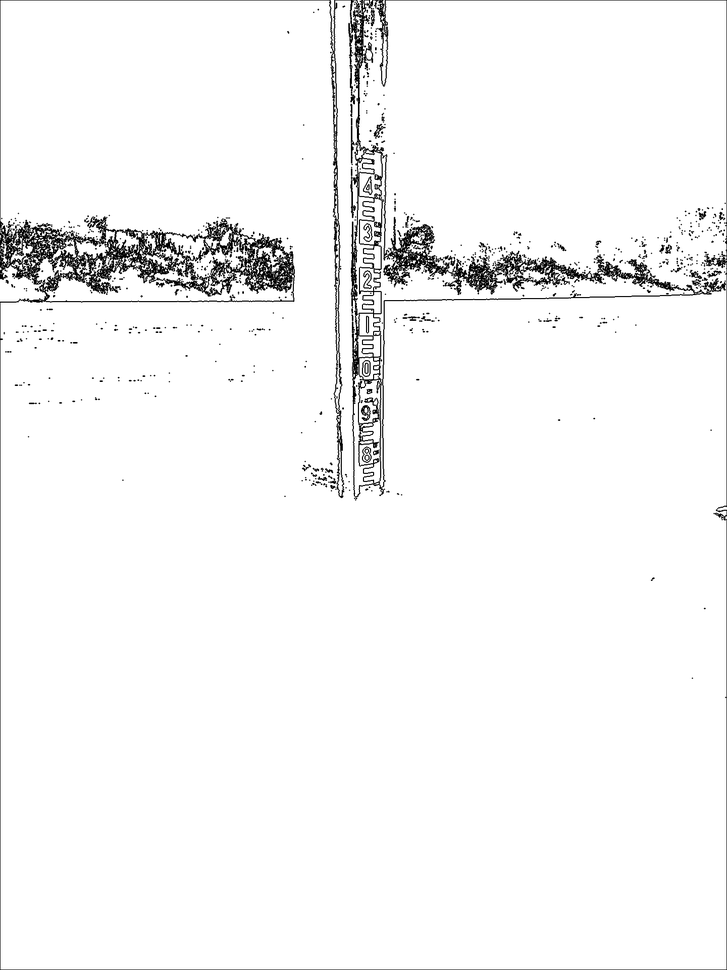
#> input picture edgeDetect/IMG_3291.PNG, 727 x 970 px, shrunk from 1440 x 1920 before the run
$ python harris.py
#> lines starting #> are read from the running program, lines starting #| are printed output that depends on the picture; after the words box and inside, x2 and y2 are one past the last pixel; in counts of white or black regions, pixels touching at a corner belong together
import cv2
import numpy as np

filename = 'IMG_3291.PNG'
img = cv2.imread(filename)
#> img is the input picture: shape (970, 727, 3); min 0, max 255, mean 246.2
gray = cv2.cvtColor(img,cv2.COLOR_BGR2GRAY)

gray = np.float32(gray)
dst = cv2.cornerHarris(gray, 2, 3, 0.05)
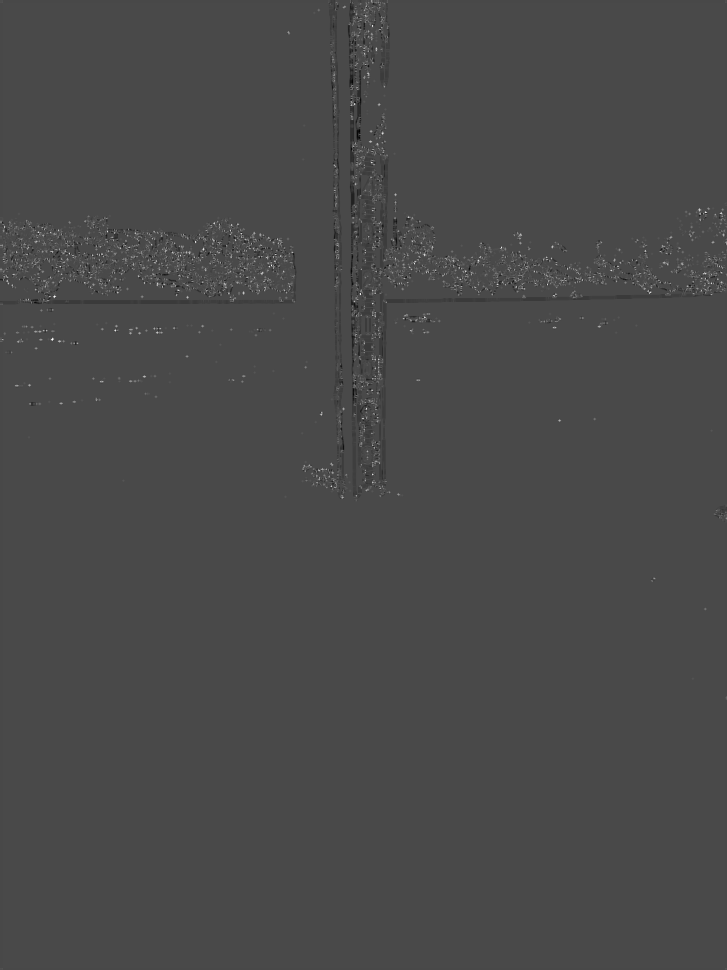
#> dst: shape (970, 727) float32; min -172257744, max 427968704, mean 637175.1; drawn with min black and max white

#result is dilated for marking the corners, not important
dst = cv2.dilate(dst,None)

# Threshold for an optimal value, it may vary depending on the image.
img[dst>0.1*dst.max()]=[0,0,255]
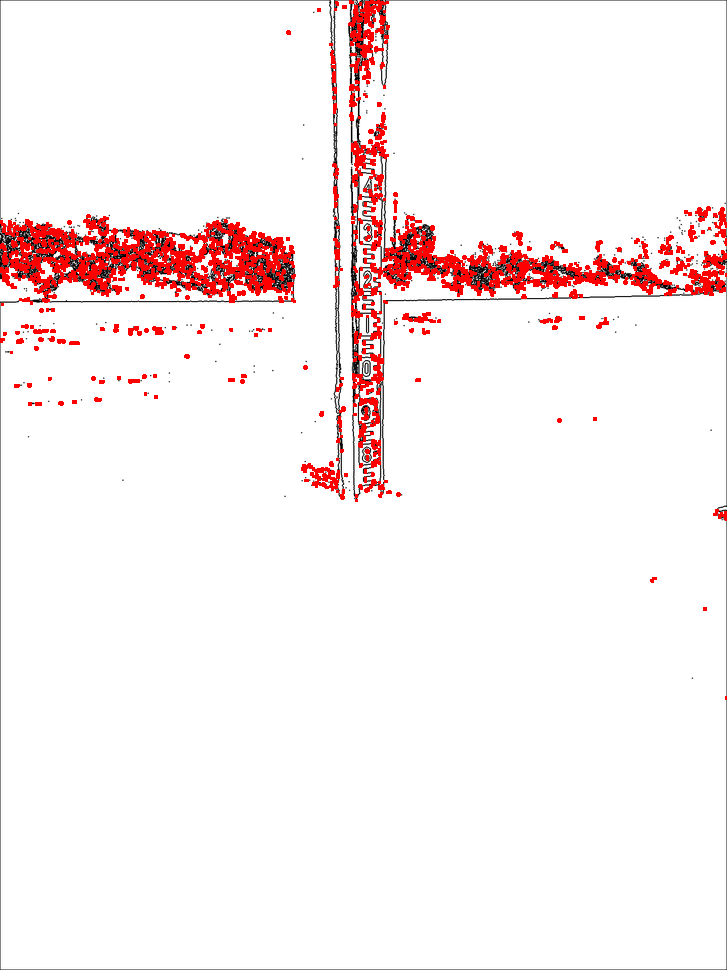
#> img: shape (970, 727, 3); 4.11% of pixels changed, all inside (x1, y1, x2, y2) = (0, 0, 727, 700)

cv2.imwrite('dst.png', img)
# if cv2.waitKey(0) & 0xff == 27:
#         cv2.destroyAllWindows()

$ run again, with edgeDetect/IMG_3289.PNG copied over edgeDetect/IMG_3291.PNG
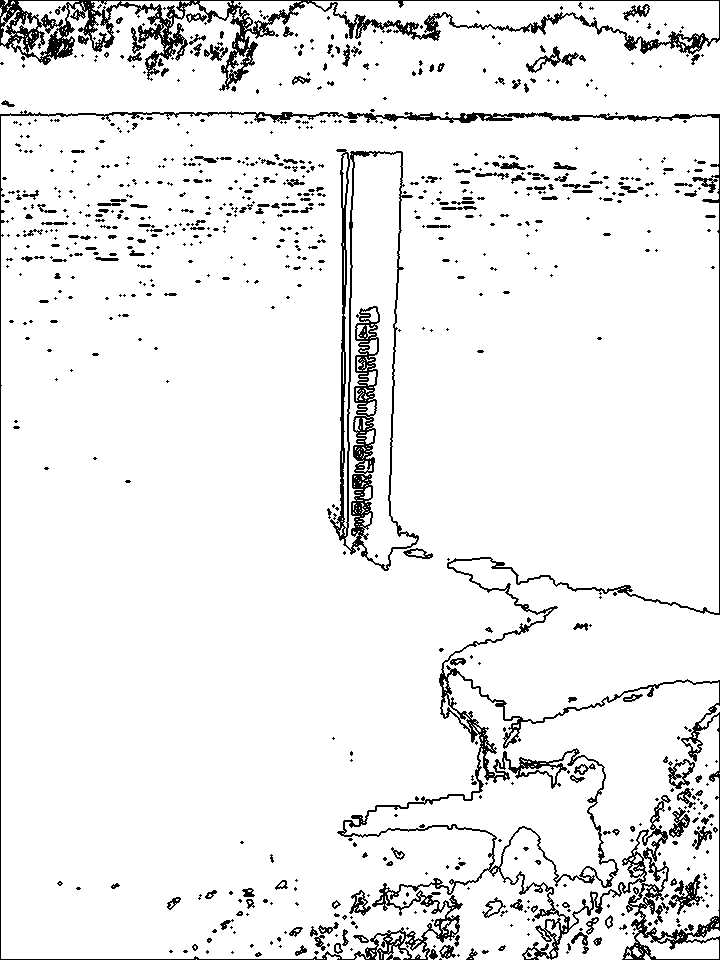
#> input picture edgeDetect/IMG_3289.PNG, 720 x 960 px
#> img is the input picture: shape (960, 720, 3); 92.9% white; black in thin lines or dots
#> `dst = cv2.dilate(dst,None)`:
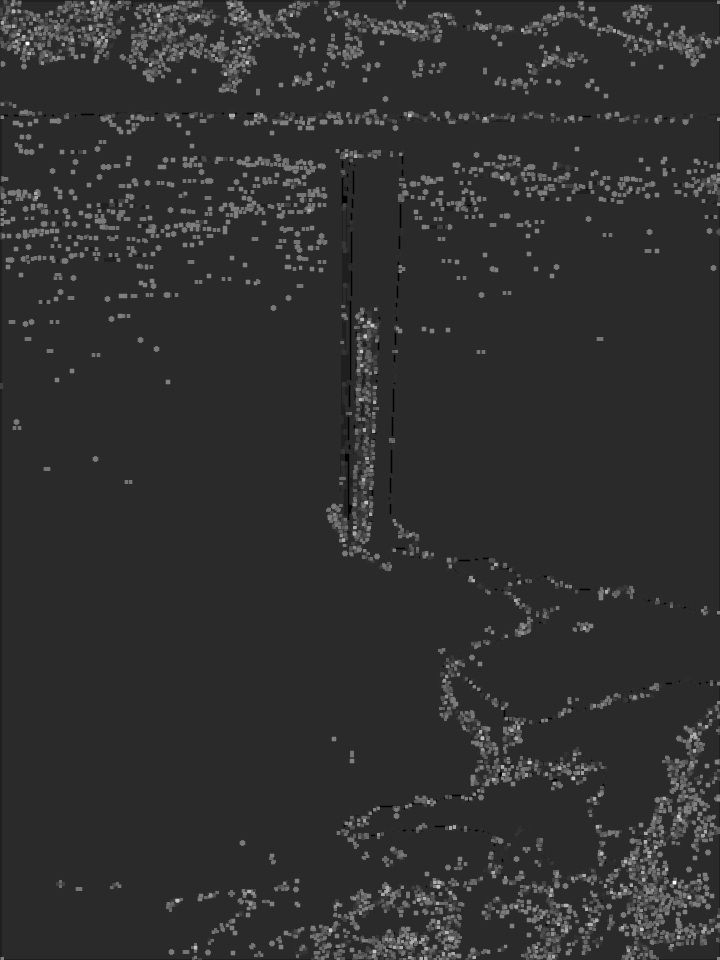
#> dst: shape (960, 720) float32; min -211412528, max 1.07e+09, mean 30168506; drawn with min black and max white
#> `img[dst>0.1*dst.max()]=[0,0,255]`:
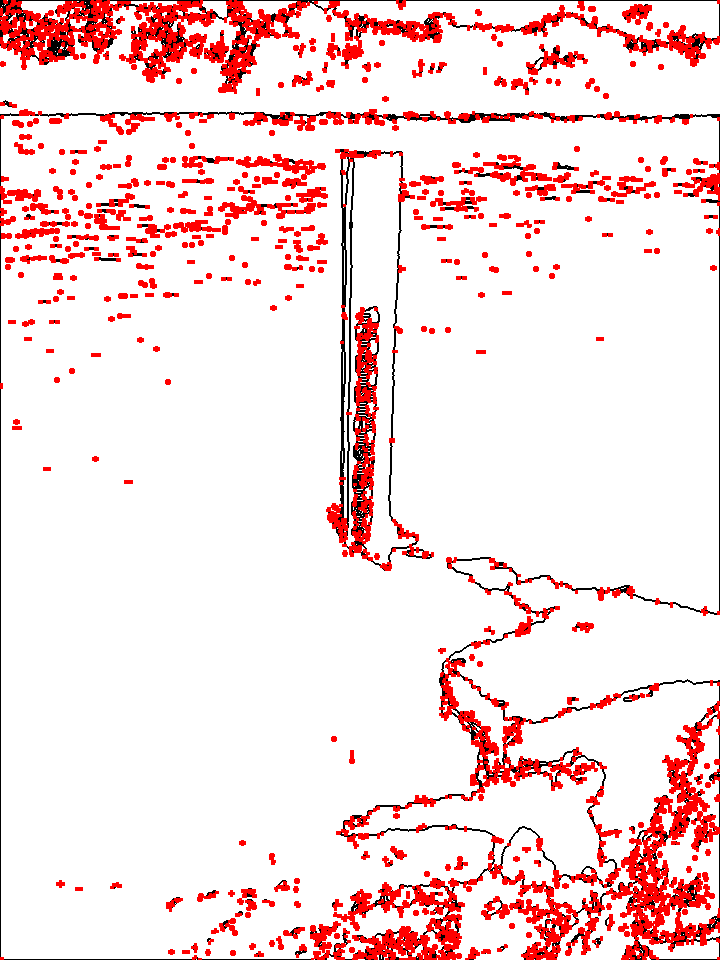
#> img: shape (960, 720, 3); 10.12% of pixels changed, all inside (x1, y1, x2, y2) = (0, 0, 720, 960)

$ run again, with edgeDetect/dilation.png copied over edgeDetect/IMG_3291.PNG
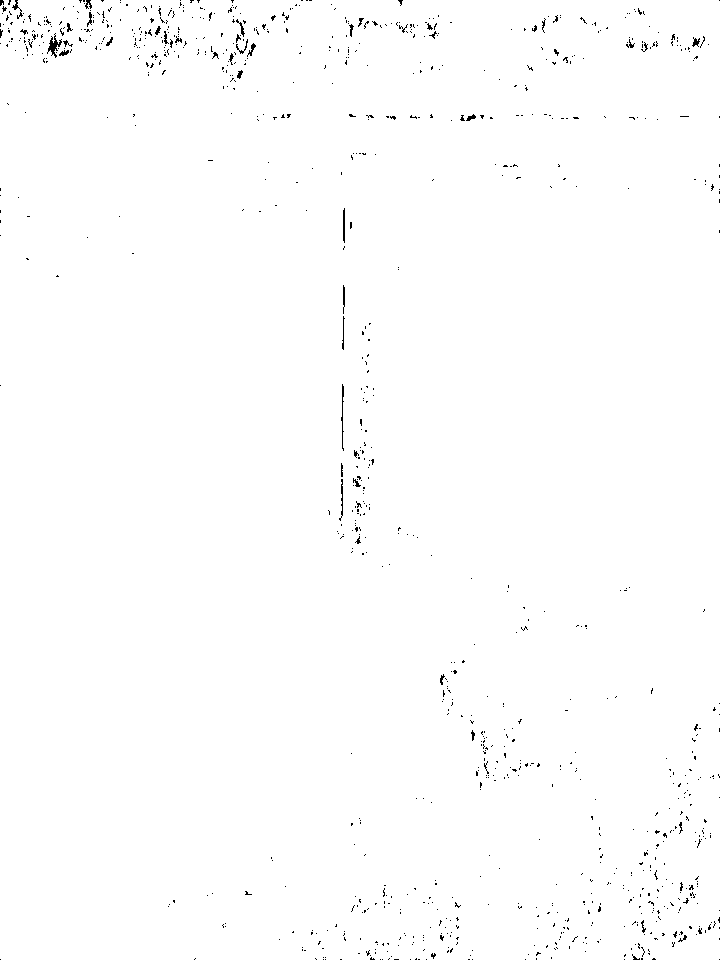
#> input picture edgeDetect/dilation.png, 720 x 960 px
#> img is the input picture: shape (960, 720, 3); 99.3% white; black in thin lines or dots
#> `dst = cv2.cornerHarris(gray, 2, 3, 0.05)`:
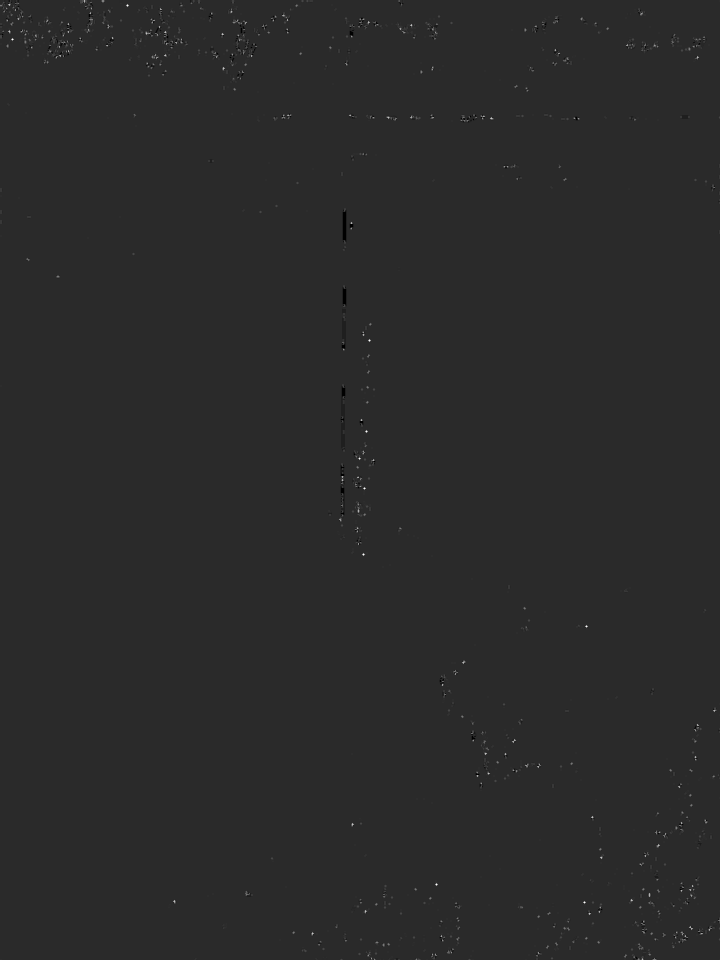
#> dst: shape (960, 720) float32; min -211412528, max 1.07e+09, mean 1027968.1; drawn with min black and max white
#> `img[dst>0.1*dst.max()]=[0,0,255]`:
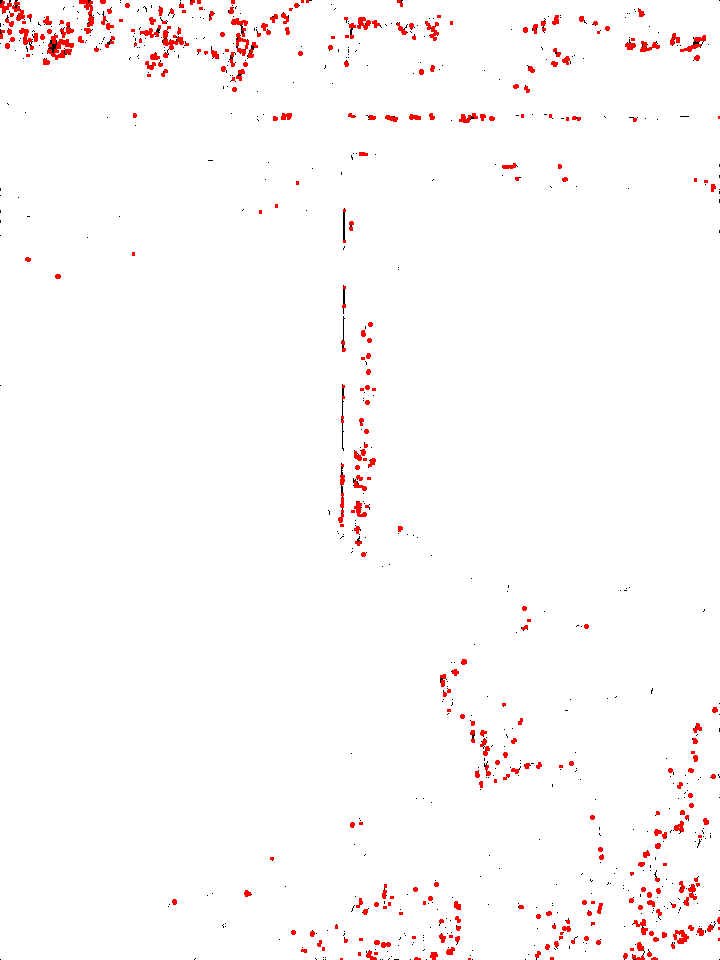
#> img: shape (960, 720, 3); 1.52% of pixels changed, all inside (x1, y1, x2, y2) = (0, 0, 720, 960)
